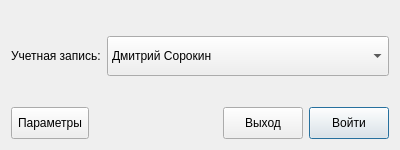
<?xml version="1.0" encoding="UTF-8"?>
<ui version="4.0">
 <class>DialogAuthorize</class>
 <widget class="QDialog" name="DialogAuthorize">
  <property name="geometry">
   <rect>
    <x>0</x>
    <y>0</y>
    <width>400</width>
    <height>150</height>
   </rect>
  </property>
  <property name="windowTitle">
   <string>Авторизация</string>
  </property>
  <property name="windowIcon">
   <iconset theme="dialog-password">
    <normaloff>.</normaloff>.</iconset>
  </property>
  <layout class="QVBoxLayout" name="verticalLayout">
   <item>
    <spacer name="verticalSpacer_2">
     <property name="orientation">
      <enum>Qt::Vertical</enum>
     </property>
     <property name="sizeHint" stdset="0">
      <size>
       <width>20</width>
       <height>20</height>
      </size>
     </property>
    </spacer>
   </item>
   <item>
    <layout class="QGridLayout" name="gridLayout">
     <item row="0" column="0">
      <widget class="QLabel" name="label">
       <property name="sizePolicy">
        <sizepolicy hsizetype="Fixed" vsizetype="Preferred">
         <horstretch>0</horstretch>
         <verstretch>0</verstretch>
        </sizepolicy>
       </property>
       <property name="text">
        <string>Учетная запись:</string>
       </property>
      </widget>
     </item>
     <item row="0" column="1">
      <widget class="QComboBox" name="listAccounts">
       <property name="minimumSize">
        <size>
         <width>32</width>
         <height>40</height>
        </size>
       </property>
       <property name="iconSize">
        <size>
         <width>32</width>
         <height>32</height>
        </size>
       </property>
       <item>
        <property name="text">
         <string>Дмитрий Сорокин</string>
        </property>
        <property name="icon">
         <iconset resource="../res/resource.qrc">
          <normaloff>:/icons/icon.svg</normaloff>:/icons/icon.svg</iconset>
        </property>
       </item>
      </widget>
     </item>
    </layout>
   </item>
   <item>
    <spacer name="verticalSpacer">
     <property name="orientation">
      <enum>Qt::Vertical</enum>
     </property>
     <property name="sizeHint" stdset="0">
      <size>
       <width>20</width>
       <height>20</height>
      </size>
     </property>
    </spacer>
   </item>
   <item>
    <layout class="QHBoxLayout" name="horizontalLayout">
     <item>
      <widget class="QToolButton" name="buttonSettings">
       <property name="minimumSize">
        <size>
         <width>32</width>
         <height>32</height>
        </size>
       </property>
       <property name="text">
        <string>Параметры</string>
       </property>
       <property name="icon">
        <iconset theme="configure">
         <normaloff>.</normaloff>.</iconset>
       </property>
       <property name="iconSize">
        <size>
         <width>18</width>
         <height>18</height>
        </size>
       </property>
       <property name="toolButtonStyle">
        <enum>Qt::ToolButtonTextBesideIcon</enum>
       </property>
      </widget>
     </item>
     <item>
      <spacer name="horizontalSpacer">
       <property name="orientation">
        <enum>Qt::Horizontal</enum>
       </property>
       <property name="sizeHint" stdset="0">
        <size>
         <width>80</width>
         <height>20</height>
        </size>
       </property>
      </spacer>
     </item>
     <item>
      <widget class="QPushButton" name="buttonExit">
       <property name="minimumSize">
        <size>
         <width>32</width>
         <height>32</height>
        </size>
       </property>
       <property name="text">
        <string>Выход</string>
       </property>
      </widget>
     </item>
     <item>
      <widget class="QPushButton" name="buttonLogin">
       <property name="minimumSize">
        <size>
         <width>32</width>
         <height>32</height>
        </size>
       </property>
       <property name="text">
        <string>Войти</string>
       </property>
       <property name="default">
        <bool>true</bool>
       </property>
      </widget>
     </item>
    </layout>
   </item>
  </layout>
 </widget>
 <resources>
  <include location="../res/resource.qrc"/>
 </resources>
 <connections>
  <connection>
   <sender>buttonExit</sender>
   <signal>clicked()</signal>
   <receiver>DialogAuthorize</receiver>
   <slot>reject()</slot>
   <hints>
    <hint type="sourcelabel">
     <x>248</x>
     <y>78</y>
    </hint>
    <hint type="destinationlabel">
     <x>261</x>
     <y>156</y>
    </hint>
   </hints>
  </connection>
 </connections>
</ui>
